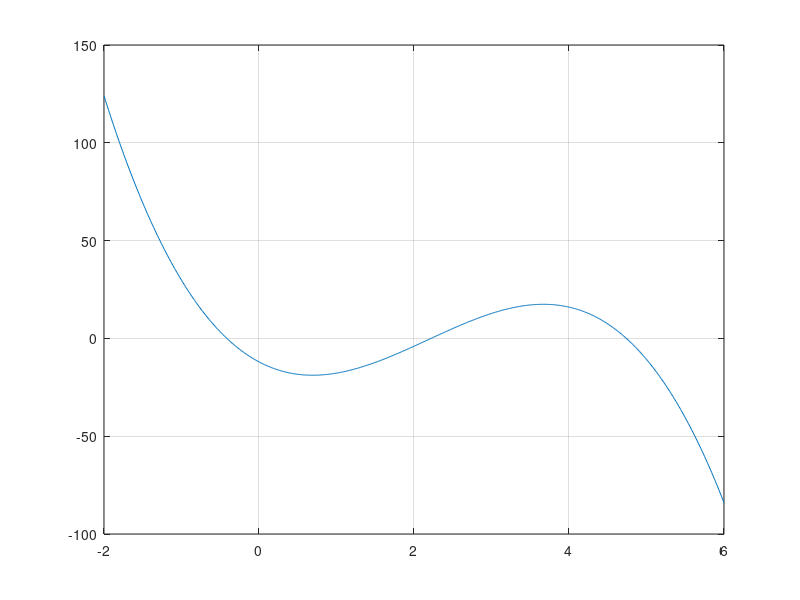

Write MATLAB code to recreate this figure. (Note: this script raises an error after producing the figure.)

%% 
% ME3001-001, 6/3/2014, Tristan Hill 
% modified from Mike Renfro, 2014/05/23
% 
% Finding Roots of non-Linear Equations
%
% Several Method to determine the roots of f(x)=-12-21x+18x^2-2.75x^3.
% Methods 1 and 2 are home built, and 3 and 4 are built into MATLAB
% Methods 1b,2b,3 require function 'myPoly.m'

% 1) Graphical with ginput (all roots)
% 2) Incremental search (first root)
% 3) fzero() 
% 4) roots()
%%

clear all;
close all;

% Graphical method (1a)
x=-2:0.01:6; % from -2 to 6, in steps of 0.01
f1=-12-21*x+18*x.^2-2.75*x.^3;% notice the element wise (point wise) operator
figure(1);
plot(x,f1);
grid on;

% Grapical method (1b)
for i=1:length(x)
    f2(i) = myPoly(x(i));
end
figure(2);
plot(x,f2);
grid on;
xlabel('x')
ylabel('f(x)')
[root,fx]=ginput(3);
fprintf('The Graphical method found a root at x=%.3f \n',root);


% Incremental search method (2a)
% starting at x=-1 with a step size of .1
x=-1;
dx=0.001;
f=-12-21*x+18*x^2-2.75*x^3;
x_next=x+dx;
f_next=-12-21*x_next+18*x_next^2-2.75*x_next^3;
while sign(f)==sign(f_next)
    x=x_next;
    f=-12-21*x+18*x^2-2.75*x^3;
    x_next=x+dx;
    f_next=-12-21*x_next+18*x_next^2-2.75*x_next^3;
end
fprintf('Incremental method(1) found a root between x=%.3f and x=%.3f\n',x,x_next);


%incremental search method (2b)
x=-2:0.1:6; % from -2 to 6, in steps of 0.01
idx=1;
while sign(myPoly(x(idx)))==sign(myPoly(x(idx+1)))
    idx=idx+1;
end
fprintf('Incremental method(2) found a root between x=%.3f and x=%.3f\n',x(idx),x(idx+1));

%fzero() method (3)
root=fzero(@myPoly,-2);
fprintf('The fzero() method found a root at x=%.3f \n',root);

%roots() method, polynomial array based (4)
myFun=[-2.75 18 -21 -12];
root=roots(myFun);
fprintf('The roots() method found a root at x=%.3f \n',root);
